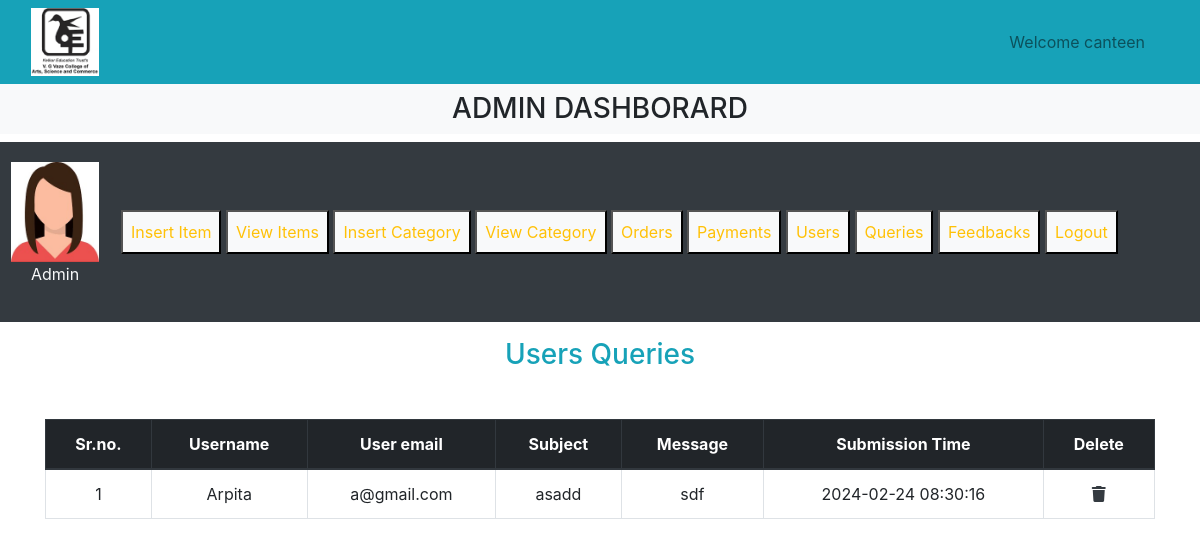
The app's page /canteen/admin/admin_panel.php?queries (signed in) with its own data.
### tables this page shows
CREATE TABLE `contact` (
  `contact_id` int(11) NOT NULL,
  `name` varchar(255) NOT NULL,
  `email` varchar(255) NOT NULL,
  `subject` varchar(255) NOT NULL,
  `message` varchar(255) NOT NULL,
  `timestamp` timestamp NOT NULL DEFAULT current_timestamp() ON UPDATE current_timestamp()
);

### canteen/admin/queries.php (the view, shortened to what this page needs)
<h3 class="text-info text-center">Users Queries</h3>
<table class="table table-bordered mt-5">
    <thead class="thead-dark">
    <?php
    $get_query="Select * from `contact`";
    $result=mysqli_query($con,$get_query);
    $row_count=mysqli_num_rows($result);
    echo "<tr class='text-center'>
    <th>Sr.no.</th>
    <th>Username</th>
    <th>User email</th>
    <th>Subject</th>
    <th>Message</th>
    <th>Submission Time</th>
    <th>Delete</th>
</tr>
</thead>
<tbody class='text-center'>";
if($row_count==0){
    echo "<h2 class='text-danger text-center mt-5'>No query found</h2>";
}else{
    $number=0;
    while($row_data=mysqli_fetch_array($result)){
        $contact_id=$row_data['contact_id'];
        $username=$row_data['name'];
        $email=$row_data['email'];
        $subject=$row_data['subject'];
        $message=$row_data['message'];
        $timestamp=$row_data['timestamp'];
        $number++;
        ?>
        <tr>
        <td><?php echo $number;?></td>
        <td><?php echo $username;?></td>
        <td><?php echo $email;?></td>
        <td><?php echo $subject;?></td>
        <td><?php echo $message;?></td>
        <td><?php echo $timestamp;?></td>
        <td><a href="admin_panel.php?delete_query=<?php echo $contact_id?>" type="button" class="text-dark" data-toggle="modal" data-target="#exampleModalLong"><i class="fa-solid fa-trash"></i></a></td>
    </tr>
 <?php
    }
}
?>
    </tbody>
</table>

### canteen/style.css (style rules this page uses)
* { margin: 0; padding: 0; box-sizing: border-box; }

### canteen/admin/admin_panel.php (style rules this page uses)
body { overflow-x: hidden; }

### records on screen
contact: name "Arpita", email "a@gmail.com", subject "asadd", message "sdf", timestamp "2024-02-24 08:30:16"

### other values on screen
$_SESSION['canteen'] "canteen"
